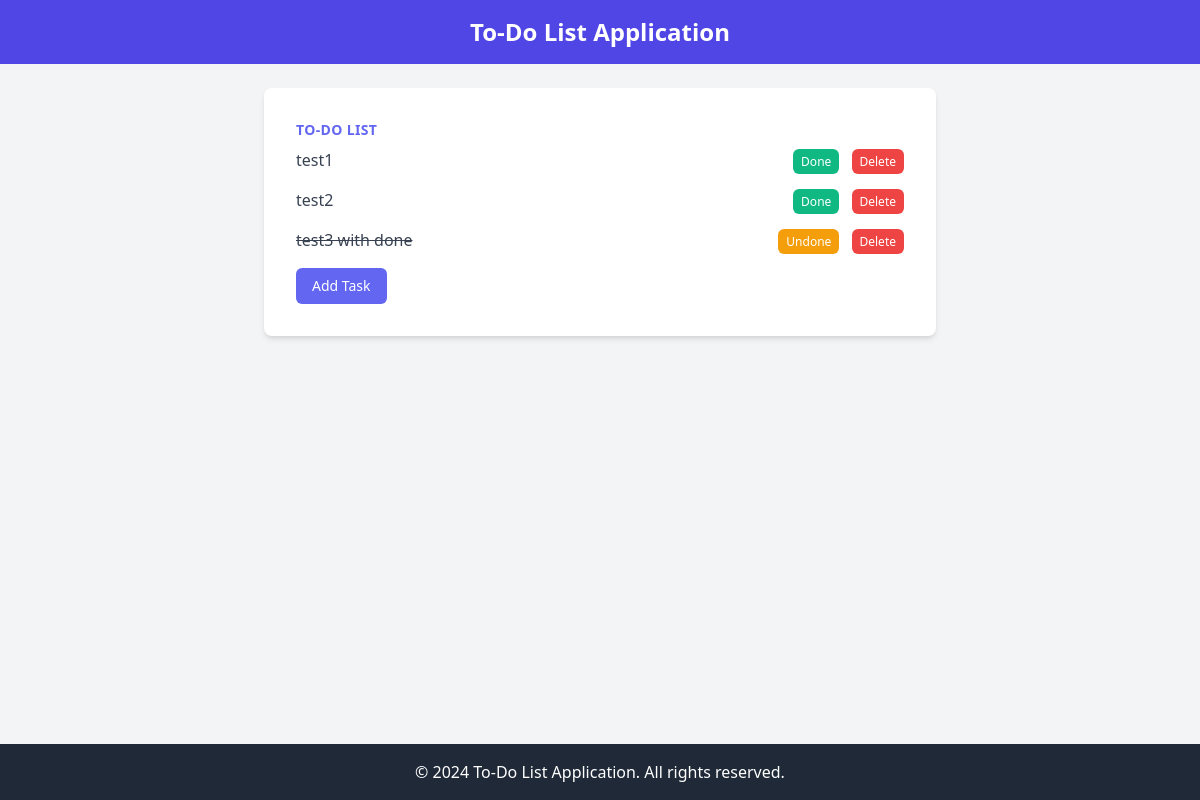
Before: /todolist/ with the older database file.
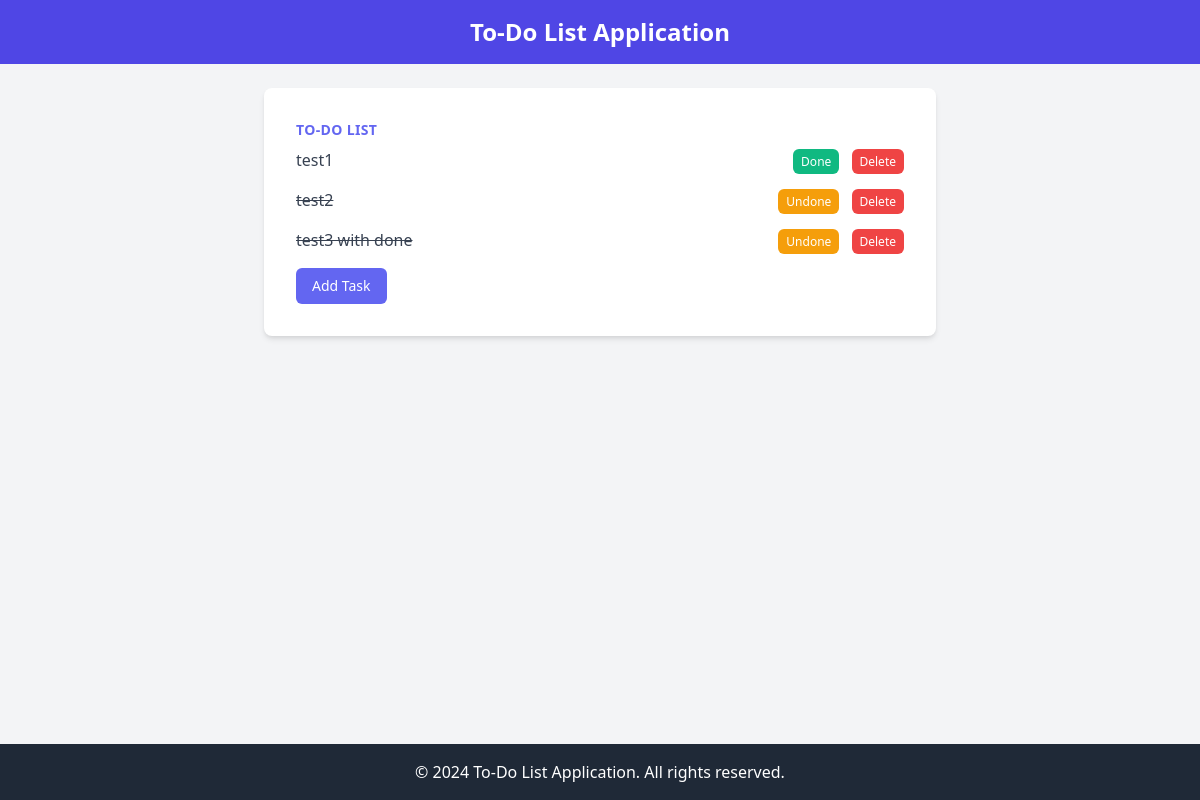
After: the same page with the newer database file.
### todoList/models.py (models this page shows, shortened)
class Todolist(models.Model):
    taskName = models.CharField(max_length=100)
    isDone = models.BooleanField(default=False)
    updatedDate = models.DateTimeField(auto_now=True)
    isDeleted = models.BooleanField(default=False)

### todoList/views.py (the view)
# urls.py: path('todolist/',include('todoList.urls')),
def todoList(request):
    taskList = Todolist.objects.filter(isDeleted=False).order_by('isDone','updatedDate','id')
    daysKeep = 3
    past_date_before_daysKeep = timezone.now() - timedelta(days = daysKeep)
    filteredList = [i for i in taskList if (i.isDone and i.updatedDate >= past_date_before_daysKeep) or not i.isDone ]
    """ filteredList = []
    for i in taskList:
        if (i.isDone  and i.updatedDate >= past_date_before_daysKeep) or not i.isDone:
            filteredList.append(i)
         """
    data = {
        'filteredList':filteredList,
    }
    return render(request, 'todoList/todoList.html',data)

### templates/todoList/todoList.html
{% extends 'todoList/base.html' %}
{% block mainContent%}
  <main class="flex-grow p-6">
    <div class="max-w-md mx-auto bg-white rounded-lg shadow-md overflow-hidden md:max-w-2xl">
        <div class="md:flex">
            <div class="p-8 w-full">
                <div class="uppercase tracking-wide text-sm text-indigo-500 font-semibold">To-Do List</div>
                <div class="mt-2">
                    <ul class="space-y-4">
                        {% for task in filteredList%}
                        <li class="flex items-center justify-between">
                            {% if task.isDone %}
                            <span class="text-gray-700"><strike>{{task.taskName}}</strike></span>
                            {% else  %}
                            <span class="text-gray-700">{{task.taskName}}</span>
                            {% endif %}
                            <div>
                                {% if task.isDone %}
                                <a href="{% url 'todoList:update' task.id%}" class="px-2 py-1 bg-yellow-500 text-white text-xs font-medium rounded-md hover:bg-yellow-700">Undone</a>
                                {% else  %}
                                <a href="{% url 'todoList:update' task.id%}" class="px-2 py-1 bg-green-500 text-white text-xs font-medium rounded-md hover:bg-green-700">Done</a>
                                {% endif %}
                                <a href= "{% url 'todoList:delete' task.id%}" class="px-2 py-1 bg-red-500 text-white text-xs font-medium rounded-md hover:bg-red-700 ml-2">Delete</a>
                            </div>
                        </li>
                        {% endfor %}
                    </ul>
                </div>
                <div class="mt-4">
                    <button class="px-4 py-2 bg-indigo-500 text-white text-sm font-medium rounded-md hover:bg-indigo-700">Add Task</button>
                </div>
            </div>
        </div>
    </div>
</main>
{% endblock mainContent%}

Changed rows visible on the page:
changed Todolist "test2": isDone "Done" → "Undone"
